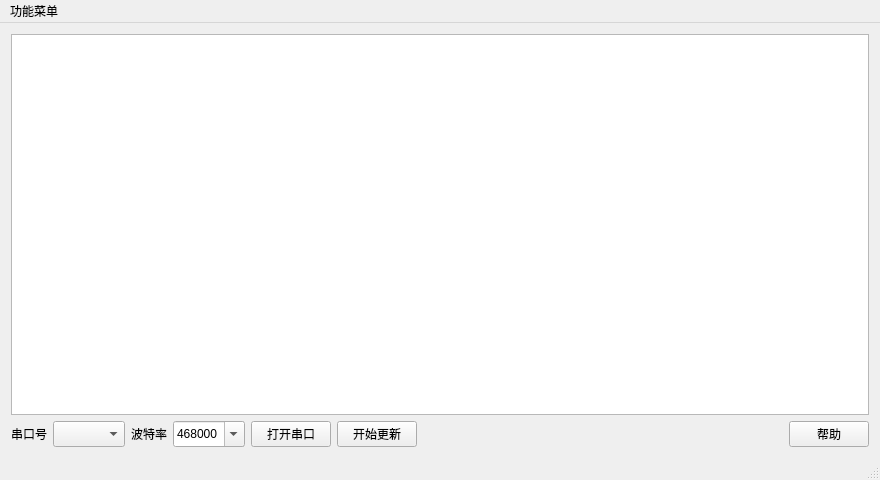
<?xml version="1.0" encoding="UTF-8"?>
<ui version="4.0">
 <class>MainWindow</class>
 <widget class="QMainWindow" name="MainWindow">
  <property name="geometry">
   <rect>
    <x>0</x>
    <y>0</y>
    <width>880</width>
    <height>480</height>
   </rect>
  </property>
  <property name="windowTitle">
   <string>串口示波器</string>
  </property>
  <widget class="QWidget" name="centralWidget">
   <layout class="QVBoxLayout" name="verticalLayout" stretch="8,0">
    <item>
     <widget class="QtCharts::QChartView" name="chartView"/>
    </item>
    <item>
     <layout class="QHBoxLayout" name="horizontalLayout">
      <item>
       <widget class="QLabel" name="label">
        <property name="text">
         <string>串口号</string>
        </property>
       </widget>
      </item>
      <item>
       <widget class="QComboBox" name="cb_SerialPort">
        <property name="sizePolicy">
         <sizepolicy hsizetype="Preferred" vsizetype="Minimum">
          <horstretch>0</horstretch>
          <verstretch>0</verstretch>
         </sizepolicy>
        </property>
       </widget>
      </item>
      <item>
       <widget class="QLabel" name="label_2">
        <property name="text">
         <string>波特率</string>
        </property>
       </widget>
      </item>
      <item>
       <widget class="QComboBox" name="cb_baudRate">
        <property name="sizePolicy">
         <sizepolicy hsizetype="Preferred" vsizetype="Minimum">
          <horstretch>0</horstretch>
          <verstretch>0</verstretch>
         </sizepolicy>
        </property>
        <property name="editable">
         <bool>true</bool>
        </property>
        <property name="currentIndex">
         <number>5</number>
        </property>
        <item>
         <property name="text">
          <string>4800</string>
         </property>
        </item>
        <item>
         <property name="text">
          <string>9600</string>
         </property>
        </item>
        <item>
         <property name="text">
          <string>19200</string>
         </property>
        </item>
        <item>
         <property name="text">
          <string>38400</string>
         </property>
        </item>
        <item>
         <property name="text">
          <string>115200</string>
         </property>
        </item>
        <item>
         <property name="text">
          <string>468000</string>
         </property>
        </item>
       </widget>
      </item>
      <item>
       <widget class="QPushButton" name="btn_OpenSerial">
        <property name="sizePolicy">
         <sizepolicy hsizetype="Minimum" vsizetype="Minimum">
          <horstretch>0</horstretch>
          <verstretch>0</verstretch>
         </sizepolicy>
        </property>
        <property name="text">
         <string>打开串口</string>
        </property>
       </widget>
      </item>
      <item>
       <widget class="QPushButton" name="btn_StopDis">
        <property name="sizePolicy">
         <sizepolicy hsizetype="Minimum" vsizetype="Minimum">
          <horstretch>0</horstretch>
          <verstretch>0</verstretch>
         </sizepolicy>
        </property>
        <property name="text">
         <string>开始更新</string>
        </property>
       </widget>
      </item>
      <item>
       <spacer name="horizontalSpacer">
        <property name="orientation">
         <enum>Qt::Horizontal</enum>
        </property>
        <property name="sizeHint" stdset="0">
         <size>
          <width>40</width>
          <height>20</height>
         </size>
        </property>
       </spacer>
      </item>
      <item>
       <widget class="QPushButton" name="btn_help">
        <property name="text">
         <string>帮助</string>
        </property>
       </widget>
      </item>
     </layout>
    </item>
   </layout>
  </widget>
  <widget class="QMenuBar" name="menuBar">
   <property name="geometry">
    <rect>
     <x>0</x>
     <y>0</y>
     <width>880</width>
     <height>28</height>
    </rect>
   </property>
   <widget class="QMenu" name="menu">
    <property name="title">
     <string>功能菜单</string>
    </property>
    <addaction name="action"/>
    <addaction name="action_2"/>
   </widget>
   <addaction name="menu"/>
  </widget>
  <widget class="QStatusBar" name="statusBar"/>
  <action name="action">
   <property name="text">
    <string>保存数据</string>
   </property>
  </action>
  <action name="action_2">
   <property name="text">
    <string>载入数据</string>
   </property>
  </action>
 </widget>
 <layoutdefault spacing="6" margin="11"/>
 <customwidgets>
  <customwidget>
   <class>QtCharts::QChartView</class>
   <extends>QGraphicsView</extends>
   <header>qchartview.h</header>
  </customwidget>
 </customwidgets>
 <resources/>
 <connections/>
</ui>
